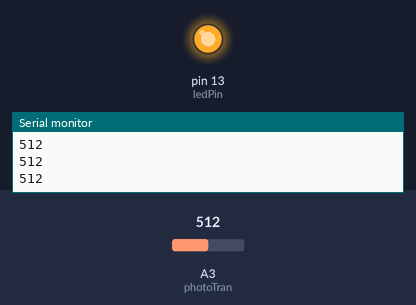
A sketch run on a simulated Arduino Uno, built with avr-gcc and run on an emulated ATmega328P. On the bench: output pins drawn as LEDs (lit = HIGH), the last lines printed to the serial monitor. Inputs (shaded band) come from the test bench; at power-on: A3 (photoTran) = 512.

Above: at 1.2 s.
1.3 s: A3 (photoTran) set to 952
2.8 s: A3 (photoTran) set to 984
At 3.7 s:
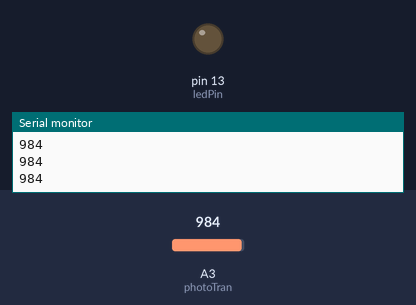
4.3 s: A3 (photoTran) set to 960
At 4.8 s:
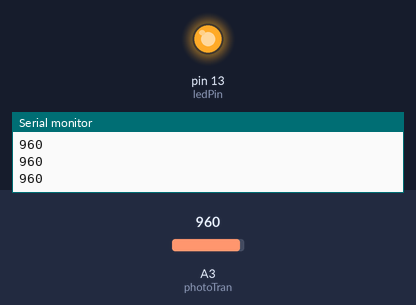
5.8 s: A3 (photoTran) set to 980
At 7.2 s:
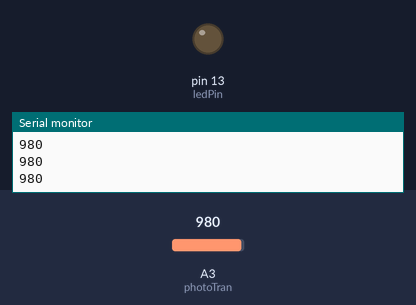
Timing chart, 0 to 8.3 s (numbered marks = the images above; inputs shaded):
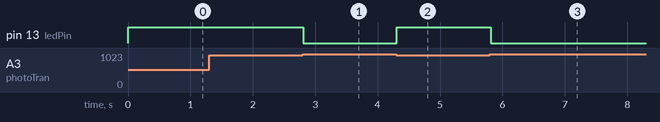

Measured:
- the behaviour switches between 969 and 970 on A3 (photoTran) (found by bisection; images 0 and 1)
- after the input at 2.8 s, pin 13 (ledPin): HIGH → LOW at once
- after the input at 4.3 s, pin 13 (ledPin): LOW → HIGH at once
- after the input at 5.8 s, pin 13 (ledPin): HIGH → LOW at once

The sketch:

SensorCode.ino
```cpp
int photoTran=A3; //phototransistor connected to analog pin 3
int ledPin=13; //led is connected to pin 13 (on-board led)

void setup(){
  pinMode(ledPin,OUTPUT);
  pinMode(3,INPUT);
  Serial.begin(9600);
}

void loop(){
  int tran = analogRead(photoTran); //read the phototransistor
  Serial.println(tran);
  if (tran<970)
  {digitalWrite(ledPin,HIGH);}
  else
  {digitalWrite(ledPin,LOW);}
}
```
